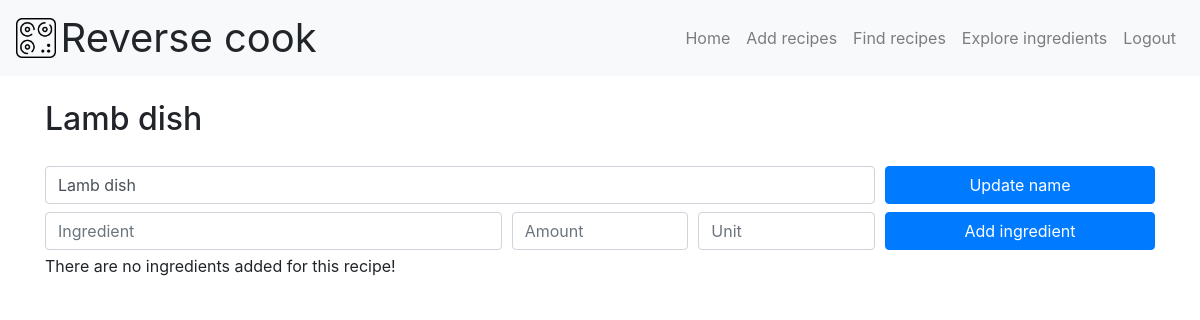
The app's page /update/9 (signed in), older data.
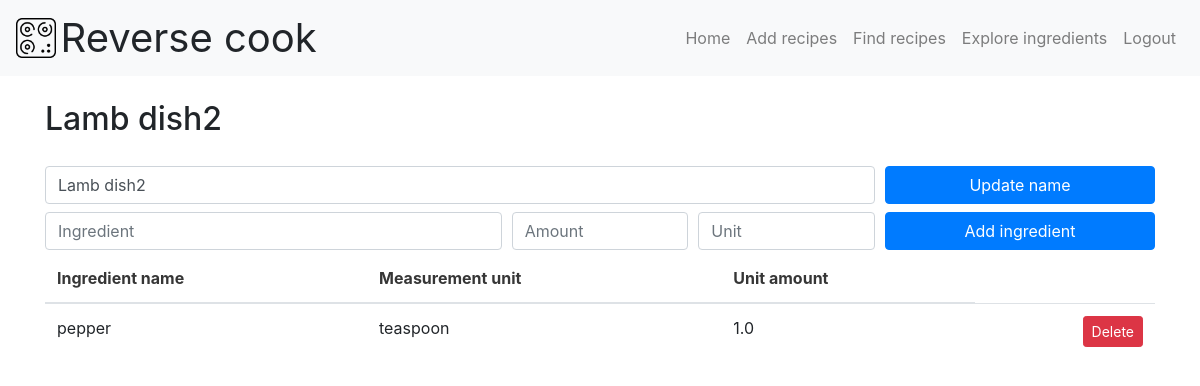
The same page, newer data.
### app.py (models this page shows, shortened)
class Recipe(db.Model):
	id = db.Column(db.Integer, primary_key=True)
	name = db.Column(db.String(128), nullable=False)
	created_at = db.Column(db.DateTime, nullable=False,
		default=datetime.utcnow)
	recipeingredient = db.relationship('RecipeIngredient', backref='recipe',\
		lazy=True)
	created_by = db.Column(db.String(100), default=None)
	is_public = db.Column(db.Boolean, default=True)

class RecipeIngredient(db.Model):
	id = db.Column(db.Integer, primary_key=True)
	recipe_id = db.Column(db.Integer, db.ForeignKey('recipe.id'), nullable=False)
	ingredient_id = db.Column(db.Integer, db.ForeignKey('ingredient.id'), nullable=False)
	unit_amount = db.Column(db.Float(), nullable=False)
	created_at = db.Column(db.DateTime, default=datetime.utcnow)

class Ingredient(db.Model):
	id = db.Column(db.Integer, primary_key=True)
	name = db.Column(db.String(128), nullable=False,
		unique=True)
	created_at = db.Column(db.DateTime, nullable=False,
		default=datetime.utcnow)
	measurement_unit=db.Column(db.String(64), nullable=False)
	unit_cost=db.Column(db.Float(), nullable=False)
	recipeingredient = db.relationship('RecipeIngredient', backref='ingredient',\
		lazy=True)

### app.py (the view)
@app.route('/update/<int:id>', methods=['GET', 'POST'])
@login_required
def update(id):
	recipe = Recipe.query.get_or_404(id)
	recipe_ingredients = db.session.query((Recipe.name).label('recipe_name'),\
		(Ingredient.name).label('ingredient_name'),\
		(Ingredient.measurement_unit).label('measurement_unit'),\
		(RecipeIngredient.unit_amount).label('unit_amount'),\
		(RecipeIngredient.id).label('recipe_ingredient_id'))\
		.filter(Recipe.id == RecipeIngredient.recipe_id)\
		.filter(Ingredient.id == RecipeIngredient.ingredient_id)\
		.filter(Recipe.id == id).order_by(Recipe.created_at).all()
	if request.method == 'POST':
		recipe.name = request.form['name']
		try:
			db.session.commit()
			return redirect('/update/' + str(id))
		except:
			return "There was a problem updating data."
	else:
		title = "Update Data"
		return render_template('update.html', title=title, recipe=recipe,\
			recipe_ingredients=recipe_ingredients)

### app.py (called while the page is built)
@login_manager.user_loader
def load_user(user_id):
    return User.query.get(int(user_id))

### templates/update.html (shortened to what this page needs)
{% extends 'base.html' %}
{% block content %}
<div class="container">
	<h2 class="my-4">{{ recipe.name }}</h2>
	<form action="/update/{{ recipe.id }}" method="POST">
		<divf class="form-row">
			<div class="col-sm-9 my-1">
				<input type="text" class="form-control" name="name" value="{{ recipe.name }}">
			</div>
			<div class="col-sm-3 my-1">
				<button type="submit" class="btn btn-primary btn-block">Update name</button>
			</div>
		</div>
	{% include 'snippets/add_ingredients.html' %}
	{% include 'snippets/list_ingredients.html' %}
{% endblock content %}

### templates/base.html (shortened to what this page needs)
<!DOCTYPE html>
<html lang="en">
<head>
  <link rel="stylesheet" href="https://cdnjs.cloudflare.com/ajax/libs/bulma/0.7.2/css/bulma.min.css" />
  <link rel="stylesheet" href="https://stackpath.bootstrapcdn.com/bootstrap/4.3.1/css/bootstrap.min.css">
  <link rel="stylesheet" href="{{ url_for('static', filename='css/main.css') }}">
</head>
<body>
  {% include 'snippets/home_title.html' %}
  {% block content %}{% endblock content %}
</body>
</html>

### templates/snippets/home_title.html (shortened to what this page needs)
<nav id="nav-bar" class="navbar navbar-expand-lg navbar-light bg-light">
	<div onclick="location.href='/';" style="cursor: pointer;" class="site-header">
		<img id="kitchen-logo" src="../../static/img/kitchen.png" alt="kitchen.png">
		<div id="site-header">Reverse cook</div>
	</div>
  <div class="collapse navbar-collapse" id="navbarSupportedContent">
    <ul id="expanded-options" class="nav navbar-nav navbar-right">
      {% if current_user.is_authenticated %}
      <li class="nav-item">
        <a class="nav-link" href="/profile">Home</a>
      </li>
      <li class="nav-item">
        <a class="nav-link" href="/add_recipe">Add recipes</a>
      </li>
       <li class="nav-item">
        <a class="nav-link" href="/find_recipes">Find recipes</a>
      </li>
      <li class="nav-item">
        <a class="nav-link" href="/explore_ingredients">Explore ingredients</a>
      </li>
      <li class="nav-item">
        <a class="nav-link" href="/logout">Logout</a>
      </li>
      {% endif %}
    </ul>
  </div>
</nav>

### templates/snippets/add_ingredients.html (shortened to what this page needs)
<div class="container">
	<form action="/update/{{ recipe.id }}/add_ingredient" method="POST">
		<divf class="form-row">
			<div class="col-sm-5 my-1">
				<input type="text" class="form-control" name="ingredient_name" placeholder="Ingredient">
			</div>
			<div class="col-sm-2 my-1">
				<input type="text" class="form-control" name="unit_amount" placeholder="Amount">
			</div>
			<div class="col-sm-2 my-1">
				<input type="text" class="form-control" name="ingredient_unit" placeholder="Unit">
			</div>
			<div class="col-sm-3 my-1">
				<button type="submit" class="btn btn-primary btn-block">Add ingredient</button>
			</div>
		</div>

### templates/snippets/list_ingredients.html
<div class="container">
	{% if recipe_ingredients|length < 1 %}
	<p>There are no ingredients added for this recipe!</p>
	{% else %}
	<table class="table">
		<thead>
			<tr>
				<th>Ingredient name</th>
				<th>Measurement unit</th>
				<th>Unit amount</th>
			</tr>
		</thead>
		<tbody>
			{% for recipe_ingredient in recipe_ingredients %}
			<tr>
				<td>{{ recipe_ingredient.ingredient_name }}</td>
				<td>{{ recipe_ingredient.measurement_unit }}</td>
				<td>{{ recipe_ingredient.unit_amount }}</td>
				<td class="text-right"><a class="btn btn-danger btn-sm" href="/update/{{ recipe.id }}/delete/{{ recipe_ingredient.recipe_ingredient_id }}" role="button">Delete</a></td>
			</tr>
			{% endfor %}
		</tbody>
	</table>
	{% endif %}
</div>

### static/css/main.css (style rules this page uses)
body, html { background: #FFFFFF; height: 100%; margin: 0; }
#site-header { display: inline-block; font-family: -apple-system,BlinkMacSystemFont,"Segoe UI",Roboto,"Helvetica Neue",Arial,"Noto Sans",sans-serif,"Apple Color Emoji","Segoe UI Emoji","Segoe UI Symbol","Noto Color Emoji"; font-size: 2.5rem; vertical-align: middle; }
#kitchen-logo { width: 40px; }
#expanded-options { margin-left: 4em; }
.navbar-right { margin-left:auto !important; }

Row changes from the older to the newer data that the page shows:
changed Recipe: name "Lamb dish" → "Lamb dish2"
added RecipeIngredient: ingredient_name "pepper", measurement_unit "teaspoon", unit_amount "1.0"
Text that changed along with them:
text no longer shown: "There are no ingredients added for this recipe!"
text now shown: "Ingredient name Measurement unit Unit amount"
